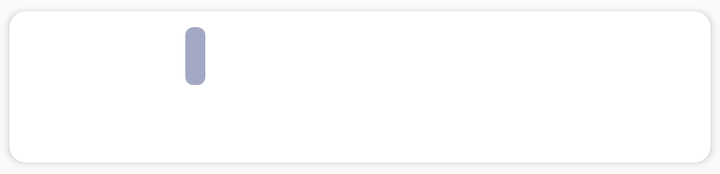
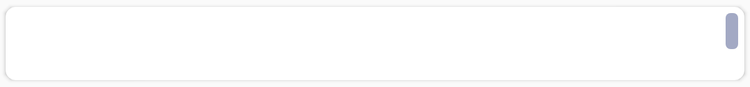

Two renders of one Android screen. The first uses the default layout on a phone; the second uses the alternative layout the repository ships for a different screen configuration, on a matching device. The two XML files are below.
<!-- AndroidManifest.xml: application theme MyMaterialTheme -->
<!-- res/layout/products_row.xml -->
<?xml version="1.0" encoding="utf-8"?>
<android.support.v7.widget.CardView xmlns:android="http://schemas.android.com/apk/res/android"
    xmlns:card_view="http://schemas.android.com/apk/res-auto"
    android:id="@+id/card_view"
    android:layout_width="wrap_content"
    android:layout_height="wrap_content"
    android:foreground="?android:attr/selectableItemBackground"
    android:padding="8dp"
    card_view:cardCornerRadius="8dp"
    card_view:cardUseCompatPadding="true">

    <RelativeLayout
        android:layout_width="match_parent"
        android:layout_height="match_parent"
        android:layout_margin="3dp"
        android:orientation="horizontal">


        <ImageView
            android:id="@+id/item_image"
            android:layout_width="100dp"
            android:layout_height="70dp"
            android:scaleType="fitXY" />

        <TextView
            android:id="@+id/item_price"
            android:layout_width="wrap_content"
            android:layout_height="wrap_content"
            android:layout_alignEnd="@+id/item_image"
            android:layout_alignRight="@+id/item_image"
            android:layout_margin="5dp"
            android:background="@drawable/price_background"
            android:padding="5dp"
            android:textColor="@android:color/white" />


        <TextView
            android:id="@+id/item_description"
            android:layout_width="match_parent"
            android:layout_height="wrap_content"
            android:layout_centerVertical="true"
            android:layout_margin="5dp"
            android:layout_toRightOf="@+id/item_image" />

    </RelativeLayout>
</android.support.v7.widget.CardView>
<!-- resources referenced by this layout -->
<resources>
  <!-- drawable price_background (drawable-xxhdpi) -->
  <?xml version="1.0" encoding="utf-8"?>
  <shape xmlns:android="http://schemas.android.com/apk/res/android"
      android:shape="rectangle">
      <solid android:color="@color/price_back"/>
      <corners android:radius="4dp" />
  </shape>
  <!-- from res/values-v21/ -->
  <style name="MyMaterialTheme" parent="MyMaterialTheme.Base">
          <item name="android:windowContentTransitions">true</item>
          <item name="android:windowAllowEnterTransitionOverlap">true</item>
          <item name="android:windowAllowReturnTransitionOverlap">true</item>
          <item name="android:windowSharedElementEnterTransition">@android:transition/move</item>
          <item name="android:windowSharedElementExitTransition">@android:transition/move</item>
          <item name="android:windowTranslucentStatus">false</item>
  
  
          <item name="android:windowDrawsSystemBarBackgrounds">true</item>
          <item name="windowActionModeOverlay">true</item>
          <item name="android:statusBarColor">@android:color/transparent</item>
  
      </style>
  <color name="price_back">#7d455088</color>
  <style name="MyMaterialTheme.Base" parent="Theme.AppCompat.Light.DarkActionBar">
          <item name="windowNoTitle">true</item>
          <item name="windowActionBar">false</item>
          <item name="colorPrimary">@color/colorPrimary</item>
          <item name="colorPrimaryDark">@color/colorPrimaryDark</item>
          <item name="colorAccent">@color/colorAccent</item>
      </style>
  <color name="colorPrimary">#3F51B5</color>
  <color name="colorPrimaryDark">#303F9F</color>
  <color name="colorAccent">#FF4081</color>
</resources>
<!-- res/layout-sw600dp/products_row.xml (the repository's variant of the layout above) -->
<!-- drawn on a 7-inch tablet held upright -->
<?xml version="1.0" encoding="utf-8"?>
<android.support.v7.widget.CardView xmlns:android="http://schemas.android.com/apk/res/android"
    xmlns:card_view="http://schemas.android.com/apk/res-auto"
    android:id="@+id/card_view"
    android:layout_width="wrap_content"
    android:layout_height="wrap_content"
    android:foreground="?android:attr/selectableItemBackground"
    android:padding="8dp"
    card_view:cardCornerRadius="8dp"
    card_view:cardUseCompatPadding="true">

    <RelativeLayout
        android:layout_width="match_parent"
        android:layout_height="match_parent"
        android:orientation="vertical">

        <ImageView
            android:id="@+id/item_image"
            android:layout_width="match_parent"
            android:layout_height="wrap_content"
            android:scaleType="fitXY" />

        <TextView
            android:id="@+id/item_price"
            android:layout_width="wrap_content"
            android:layout_height="wrap_content"
            android:layout_alignParentEnd="true"
            android:layout_alignParentRight="true"
            android:layout_alignParentTop="true"
            android:layout_alignRight="@+id/item_image"
            android:layout_margin="5dp"
            android:background="@drawable/price_background"
            android:padding="5dp"
            android:textColor="@android:color/white" />


        <TextView
            android:id="@+id/item_description"
            android:layout_width="match_parent"
            android:layout_height="wrap_content"
            android:layout_below="@+id/item_image"
            android:layout_margin="20dp" />
    </RelativeLayout>
</android.support.v7.widget.CardView>
